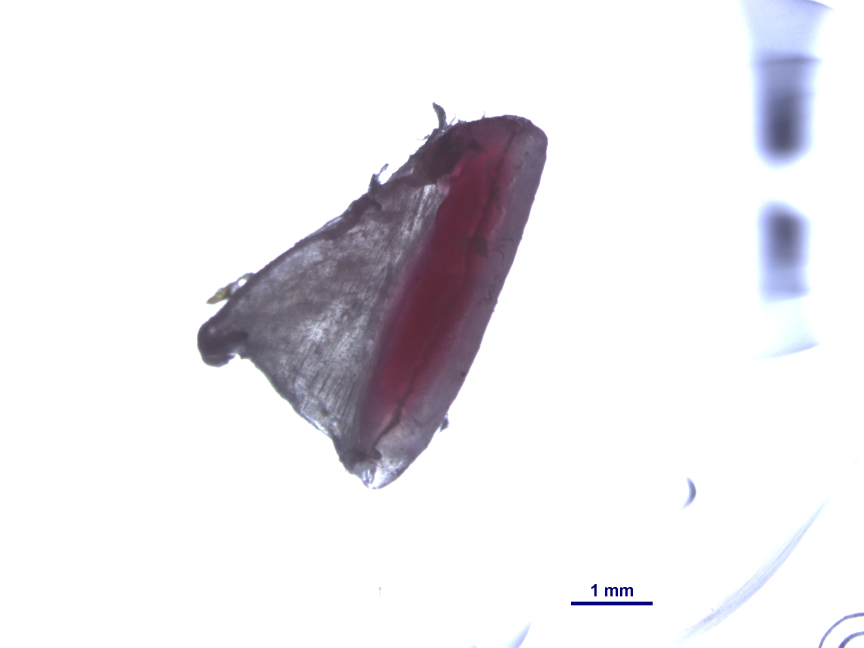
#> input picture particles/A1.jpg, 2592 x 1944 px (shown at 1/3 size)
$ python -i find_scale.py   (imports and definitions only)
#> lines starting #> are read from the running program, lines starting #| are printed output that depends on the picture; after the words box and inside, x2 and y2 are one past the last pixel; in counts of white or black regions, pixels touching at a corner belong together
#> further down, picture is the input picture: shape (1944, 2592, 3); mean B, G, R 236.4, 232.9, 234.6
import os
import re
import numpy as np
import cv2


def find_best_rect_by_ratio(contours, min_area=20, min_ratio=10):

    # If no contours found, return None
    if not contours:
        return None, None

    # Find the contour with the highest width/height ratio
    best_ratio = 0
    best_contour = None
    best_rect = None

    for contour in contours:
        # Get bounding rectangle for this contour
        x, y, w, h = cv2.boundingRect(contour)

        # Skip very small contours that might be noise
        if w * h < min_area:
            continue

        # Calculate width to height ratio (avoid division by zero)
        if h > 0:
            ratio = w / h
        else:
            continue

        if ratio < min_ratio:
            continue

        # Update best if this ratio is higher
        if ratio > best_ratio:
            best_ratio = ratio
            best_contour = contour
            best_rect = (x, y, w, h)

    return best_contour, best_rect

def get_contour_of_scale(img, scale_type='white'):
    # Create binary image based on scale type
#> called with scale_type = 'dark'
    if scale_type == 'dark':
        scale = cv2.inRange(img, np.array([60, 0, 0]), np.array([130, 10, 10]))
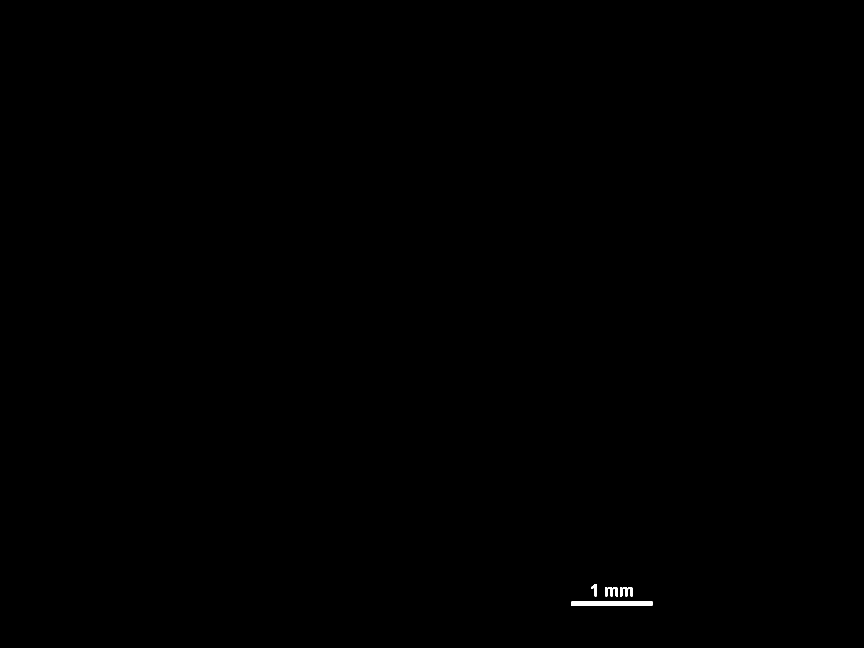
#> scale: shape (1944, 2592) (shown at 1/3 size); 0.09% white; 4 white regions
    elif scale_type == 'white':
        scale = cv2.inRange(img, np.array([252, 252, 252]), np.array([255, 255, 255]))
    else:
        raise ValueError("scale_type must be 'dark' or 'white'")

    # Check if scale image is empty
    if cv2.countNonZero(scale) == 0:
        return None, None

    # Find all contours in the binary image
    contours, _ = cv2.findContours(scale, cv2.RETR_EXTERNAL, cv2.CHAIN_APPROX_SIMPLE)
#> contours = 4 contours; box (x1, y1, x2, y2) and area: (1713, 1805, 1958, 1816) 2440, (1860, 1761, 1899, 1789) 546, (1815, 1761, 1854, 1789) 546, (1774, 1752, 1790, 1789) 265

    return scale, contours

def get_scale(img, scale_type='dark', debug=False):

    # Find all contours in the binary image obtained by looking at pixels of same selected color (scale_type)
    scale, contours = get_contour_of_scale(img, scale_type)

    # Find the best contour and rectangle
    best_contour, best_rect = find_best_rect_by_ratio(contours)
#> the loop in find_best_rect_by_ratio, `for contour in contours:` made 4 passes
#> (x, y, w, h, ratio, best_ratio) on pass 1: (1713, 1805, 245, 11, 22.27, 22.27)
#> (x, y, w, h, ratio) on passes 2 to 4: (1860, 1761, 39, 28, 1.39), (1815, 1761, 39, 28, 1.39), (1774, 1752, 16, 37, 0.432)
#> after the loop in find_best_rect_by_ratio, `for contour in contours:`: best_contour = [[1714, 1805], [1713, 1806], [1713, 1815], [1957, 1815], [1957, 1805]]; best_ratio = 22.27
#> best_rect = (1713, 1805, 245, 11)

    # If no suitable contour found
    if best_contour is None:
        return None, None

    # Unpack the best rectangle
    x, y, w, h = best_rect
#> x = 1713; y = 1805; w = 245; h = 11

    # The length of the scale bar in pixels is the width
    pixel_length = w
#> pixel_length = 245

    try:
        # Extract text region above the scale bar
        offset1 = 60  # Distance above to start capturing text
        offset2 = 8   # Distance above to end capturing text

        # Make sure we don't go out of bounds
        y_start = max(0, y - offset1)
#> y_start = 1745
        y_end = max(0, y - offset2)
#> y_end = 1797

        # If text region is invalid, return only pixel length
        if y_start >= y_end or y_start >= scale.shape[0] or x >= scale.shape[1]:
            return pixel_length, None

        # Extract text region
        text_roi = scale[y_start:y_end, x:x+w]
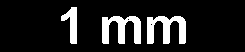
#> text_roi: shape (52, 245); 12.6% white; 3 white regions, box (x1, y1, x2, y2) and area: (102, 16, 141, 44) 647, (147, 16, 186, 44) 647, (61, 7, 77, 44) 314

        # Check if text_roi is empty
        if text_roi.size == 0:
            return pixel_length, None

        # Use Tesseract to extract text
        import pytesseract
        tesseract_path = os.path.join(
            os.environ['ProgramFiles'], "Tesseract-OCR", "tesseract.exe"
        )
        pytesseract.pytesseract.tesseract_cmd = tesseract_path
        text = pytesseract.image_to_string(text_roi)

        # Try to extract float value from text
        scale_value = extract_float(text)

        return pixel_length, scale_value

    except Exception:
        # If anything goes wrong with text processing, return just the pixel length
        return pixel_length, None


def extract_float(text):
    # If already a float or int, return it directly
    if isinstance(text, (float, int)):
        return float(text)

    # If None, return None
    if text is None:
        return None

    # If it's a string, try to extract a float using regex
    if isinstance(text, str):
        match = re.search(r'\d*\.?\d+', text)
        if match:
            try:
                return float(match.group())
            except ValueError:
                return None

    return None

>>> import cv2
>>> picture = cv2.imread('particles/A1.jpg')
>>> result = get_scale(picture)

$ run again, on particles/A2.jpg
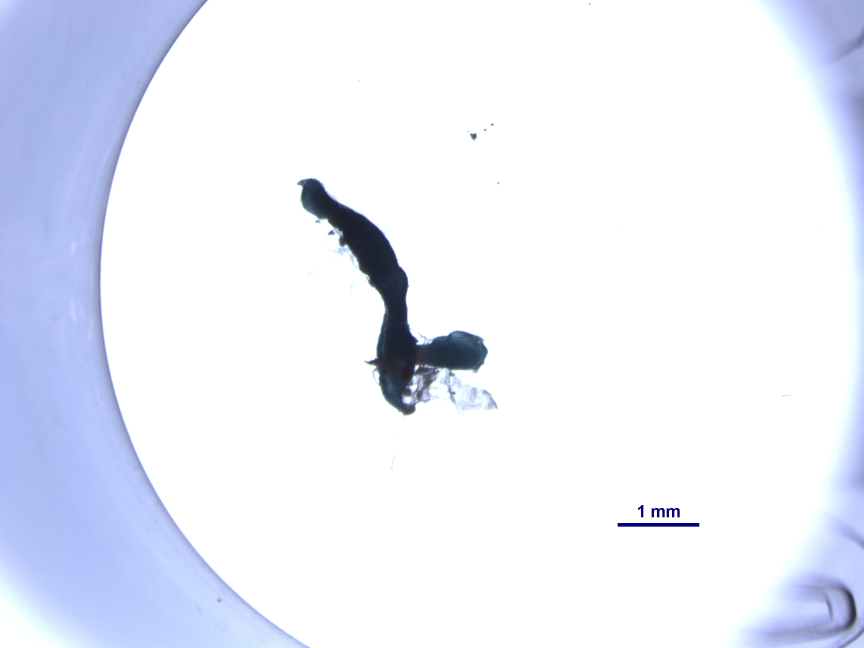
#> input picture particles/A2.jpg, 2592 x 1944 px (shown at 1/3 size)
#> picture is the input picture: shape (1944, 2592, 3); mean B, G, R 248.7, 237.8, 234.1
#> scale: shape (1944, 2592); 0.09% white; 4 white regions
#> in get_contour_of_scale, `contours, _ = cv2.findContours(scale, cv2.RETR_EXTERNAL, cv2.CHAIN_APP..`: contours = 4 contours; box (x1, y1, x2, y2) and area: (1853, 1569, 2098, 1580) 2440, (2000, 1524, 2039, 1552) 548, (1955, 1524, 1994, 1552) 546, (1914, 1515, 1930, 1552) 266
#> the loop in find_best_rect_by_ratio, `for contour in contours:` made 4 passes
#> (x, y, w, h, ratio, best_ratio) on pass 1: (1853, 1569, 245, 11, 22.27, 22.27)
#> after the loop in find_best_rect_by_ratio, `for contour in contours:`: best_contour = [[1854, 1569], [1853, 1570], [1853, 1579], [2097, 1579], [2097, 1569]]; best_ratio = 22.27
#> in get_scale, `best_contour, best_rect = find_best_rect_by_ratio(contours)`: best_rect = (1853, 1569, 245, 11)
#> in get_scale, `x, y, w, h = best_rect`: x = 1853; y = 1569; w = 245; h = 11
#> pixel_length = 245
#> y_start = 1509
#> y_end = 1561
#> in get_scale, `text_roi = scale[y_start:y_end, x:x+w]`:
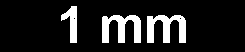
#> text_roi: shape (52, 245); 12.7% white; 3 white regions, box (x1, y1, x2, y2) and area: (147, 15, 186, 43) 650, (102, 15, 141, 43) 649, (61, 6, 77, 43) 315

$ run again, on particles/A3.jpg
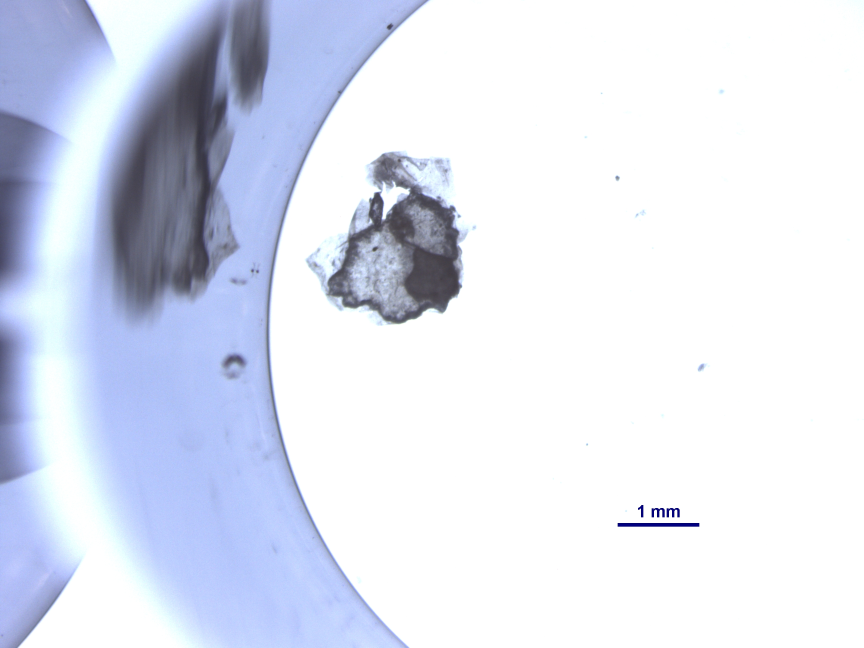
#> input picture particles/A3.jpg, 2592 x 1944 px (shown at 1/3 size)
#> picture is the input picture: shape (1944, 2592, 3); mean B, G, R 240.6, 227, 222
#> scale: shape (1944, 2592); 0.09% white; 4 white regions
#> in get_contour_of_scale, `contours, _ = cv2.findContours(scale, cv2.RETR_EXTERNAL, cv2.CHAIN_APP..`: contours = 4 contours; box (x1, y1, x2, y2) and area: (1853, 1569, 2098, 1580) 2440, (2000, 1524, 2039, 1552) 548, (1955, 1524, 1994, 1552) 546, (1914, 1515, 1930, 1552) 266
#> the loop in find_best_rect_by_ratio, `for contour in contours:` made 4 passes
#> (x, y, w, h, ratio, best_ratio) on pass 1: (1853, 1569, 245, 11, 22.27, 22.27)
#> after the loop in find_best_rect_by_ratio, `for contour in contours:`: best_contour = [[1854, 1569], [1853, 1570], [1853, 1579], [2097, 1579], [2097, 1569]]; best_ratio = 22.27
#> in get_scale, `best_contour, best_rect = find_best_rect_by_ratio(contours)`: best_rect = (1853, 1569, 245, 11)
#> in get_scale, `x, y, w, h = best_rect`: x = 1853; y = 1569; w = 245; h = 11
#> pixel_length = 245
#> y_start = 1509
#> y_end = 1561
#> in get_scale, `text_roi = scale[y_start:y_end, x:x+w]`:
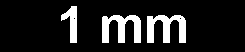
#> text_roi: shape (52, 245); 12.7% white; 3 white regions, box (x1, y1, x2, y2) and area: (147, 15, 186, 43) 650, (102, 15, 141, 43) 649, (61, 6, 77, 43) 315

$ run again, on particles/B1.jpg
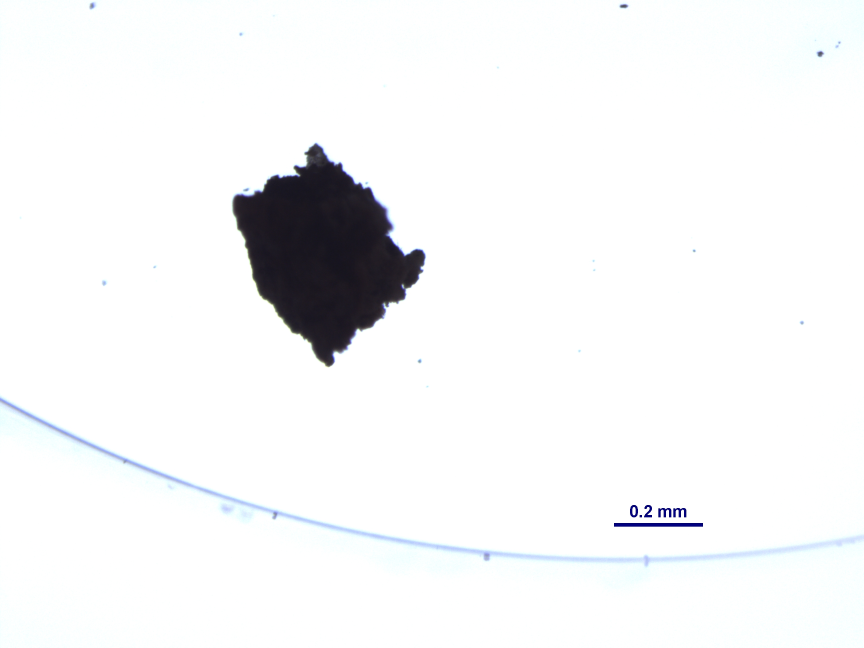
#> input picture particles/B1.jpg, 2592 x 1944 px (shown at 1/3 size)
#> picture is the input picture: shape (1944, 2592, 3); mean B, G, R 245.7, 244.9, 244.1
#> in get_contour_of_scale, `scale = cv2.inRange(img, np.array([60, 0, 0]), np.array([130, 10, 10]))`:
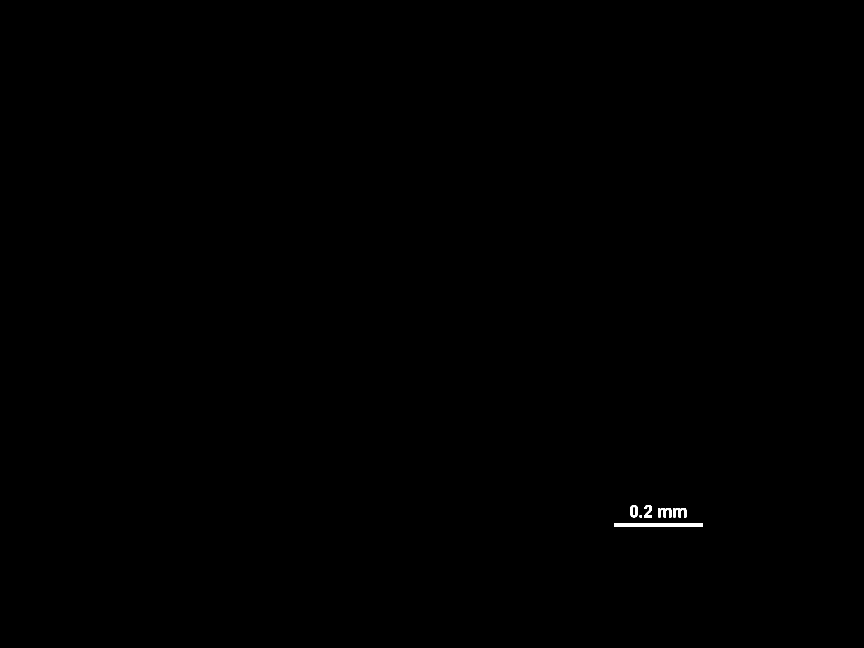
#> scale: shape (1944, 2592) (shown at 1/3 size); 0.11% white; 6 white regions
#> in get_contour_of_scale, `contours, _ = cv2.findContours(scale, cv2.RETR_EXTERNAL, cv2.CHAIN_APP..`: contours = 6 contours; box (x1, y1, x2, y2) and area: (1842, 1569, 2109, 1580) 2660, (1890, 1515, 1914, 1552) 700, (2020, 1524, 2059, 1552) 548, (1975, 1524, 2014, 1552) 546, (1932, 1515, 1956, 1552) 414, (1919, 1545, 1926, 1552) 36
#> the loop in find_best_rect_by_ratio, `for contour in contours:` made 6 passes
#> (x, y, w, h, ratio, best_ratio) on pass 1: (1842, 1569, 267, 11, 24.27, 24.27)
#> after the loop in find_best_rect_by_ratio, `for contour in contours:`: best_contour = [[1842, 1569], [1842, 1579], [2108, 1579], [2108, 1570], [2107, 1569]]; best_ratio = 24.27
#> in get_scale, `best_contour, best_rect = find_best_rect_by_ratio(contours)`: best_rect = (1842, 1569, 267, 11)
#> in get_scale, `x, y, w, h = best_rect`: x = 1842; y = 1569; w = 267; h = 11
#> pixel_length = 267
#> y_start = 1509
#> y_end = 1561
#> in get_scale, `text_roi = scale[y_start:y_end, x:x+w]`:
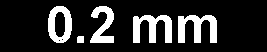
#> text_roi: shape (52, 267); 17% white; 5 white regions, box (x1, y1, x2, y2) and area: (178, 15, 217, 43) 651, (133, 15, 172, 43) 649, (48, 6, 72, 43) 526, (90, 6, 114, 43) 485, (77, 36, 84, 43) 48
